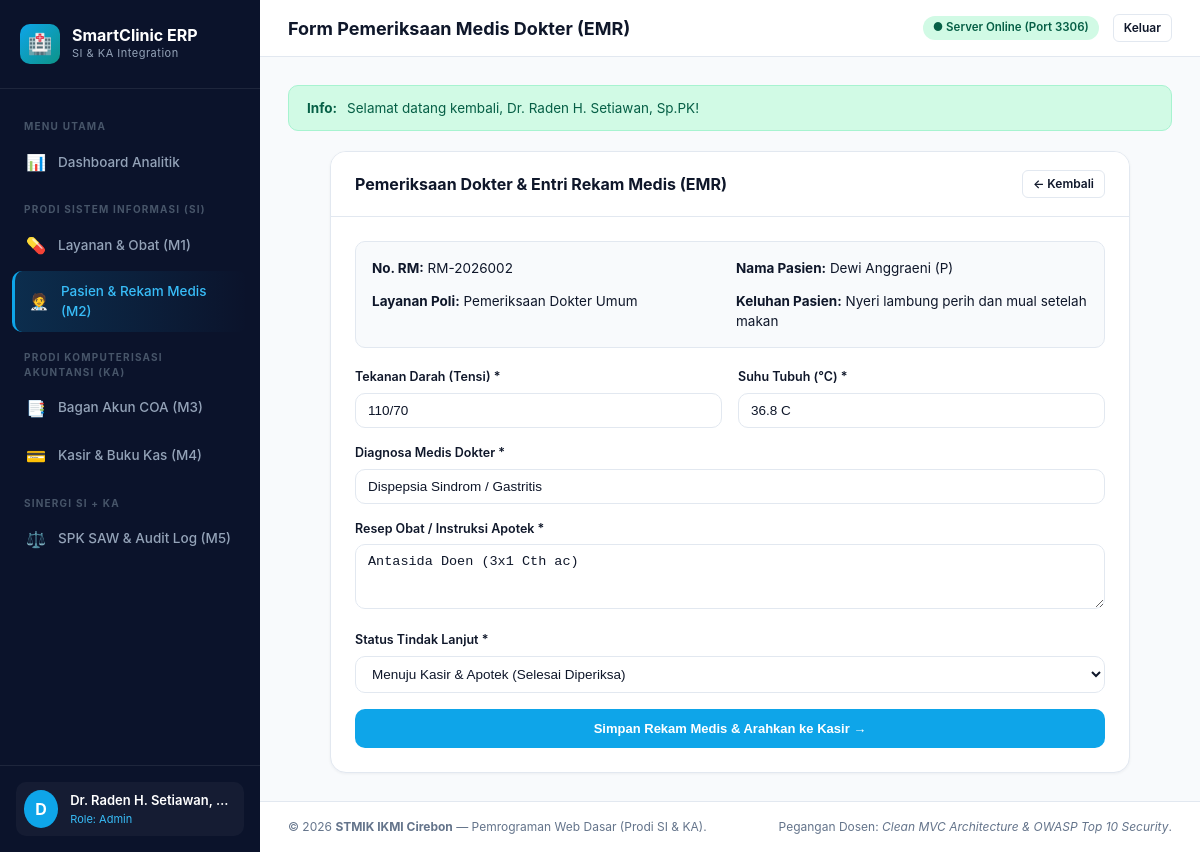
The page /index.php?c=pasien&m=periksa&id=2 (signed in) on the database its author committed.
### tables this page shows
CREATE TABLE `rekam_medis` (
  `id` INT AUTO_INCREMENT PRIMARY KEY,
  `no_kunjungan` VARCHAR(25) NOT NULL UNIQUE,
  `pasien_id` INT NOT NULL,
  `layanan_id` INT NOT NULL,
  `tgl_kunjungan` DATE NOT NULL,
  `keluhan` TEXT,
  `tensi` VARCHAR(20),
  `suhu` VARCHAR(10),
  `diagnosis` VARCHAR(150),
  `resep_obat` TEXT,
  `status_periksa` ENUM('Menunggu', 'Diperiksa', 'Menuju Kasir', 'Selesai') NOT NULL DEFAULT 'Menunggu',
  `created_at` TIMESTAMP DEFAULT CURRENT_TIMESTAMP,
  FOREIGN KEY (`pasien_id`) REFERENCES `pasien`(`id`) ON DELETE CASCADE,
  FOREIGN KEY (`layanan_id`) REFERENCES `layanan_medis`(`id`) ON DELETE CASCADE
);

CREATE TABLE `pasien` (
  `id` INT AUTO_INCREMENT PRIMARY KEY,
  `no_rm` VARCHAR(20) NOT NULL UNIQUE,
  `nik` VARCHAR(20) NOT NULL,
  `nama_pasien` VARCHAR(100) NOT NULL,
  `jenis_kelamin` ENUM('L', 'P') NOT NULL,
  `tgl_lahir` DATE NOT NULL,
  `telepon` VARCHAR(20) NOT NULL,
  `alamat` TEXT,
  `jenis_pasien` ENUM('Umum', 'BPJS') NOT NULL DEFAULT 'Umum',
  `created_at` TIMESTAMP DEFAULT CURRENT_TIMESTAMP
);

CREATE TABLE `layanan_medis` (
  `id` INT AUTO_INCREMENT PRIMARY KEY,
  `kode_layanan` VARCHAR(20) NOT NULL UNIQUE,
  `nama_layanan` VARCHAR(100) NOT NULL,
  `poli` VARCHAR(50) NOT NULL,
  `tarif` DECIMAL(12,2) NOT NULL DEFAULT 0.00,
  `status` ENUM('tersedia', 'tutup') NOT NULL DEFAULT 'tersedia',
  `created_at` TIMESTAMP DEFAULT CURRENT_TIMESTAMP
);

### app/Controllers/PasienController.php (called while the page is built, shortened)
<?php
class PasienController extends Controller {
    public function periksa(): void {
        $id = (int)($_GET['id'] ?? 0);
        $rmModel = new RekamMedis();
        $kunjungan = $rmModel->findByIdWithDetails($id);
        $this->render('pasien/periksa', [
            'title'     => 'Form Pemeriksaan Medis Dokter (EMR)',
            'kunjungan' => $kunjungan
        ]);
    }
}

### app/Core/App.php (called while the page is built, shortened)
<?php
class App {
    public static function run(): void {
        $methodName     = $_GET['m'] ?? 'index';
        $controller = new $controllerClass();
        $controller->$methodName();
    }
}

### index.php (called while the page is built, shortened)
<?php
spl_autoload_register(function ($class) {
    $prefix = 'App\\';
    $baseDir = __DIR__ . '/app/';
    $len = strlen($prefix);
    $relativeClass = substr($class, $len);
    $file = $baseDir . str_replace('\\', '/', $relativeClass) . '.php';
});
\App\Core\App::run();

### app/Core/Database.php (called while the page is built, shortened)
<?php
class Database {
    private static ?PDO $instance = null;
    public static function getConnection(): PDO {
        if (self::$instance === null) {
            $dsn = "mysql:host=" . DB_HOST . ";port=" . DB_PORT . ";dbname=" . DB_NAME . ";charset=utf8mb4";
            $options = [
                PDO::ATTR_ERRMODE            => PDO::ERRMODE_EXCEPTION,
                PDO::ATTR_DEFAULT_FETCH_MODE => PDO::FETCH_ASSOC,
                PDO::ATTR_EMULATE_PREPARES   => false,
            ];
            try {
                self::$instance = new PDO($dsn, DB_USER, DB_PASS, $options);
            } catch (PDOException $e) {
                die("<div style='font-family:sans-serif;padding:24px;background:#FEF2F2;border:1px solid #FCA5A5;color:#991B1B;border-radius:12px;max-width:700px;margin:40px auto;'>"
                    . "<h3 style='margin-top:0;'>⚠️ Gagal Terhubung ke Basis Data MySQL!</h3>"
                    . "<p>Pastikan MySQL server aktif di port " . DB_PORT . " dan database <strong>" . DB_NAME . "</strong> sudah diinisialisasi.</p>"
                    . "<p>Silakan buka file <a href='setup.php' style='color:#2563EB;font-weight:bold;'>setup.php</a> untuk migrasi otomatis basis data satu klik.</p>"
                    . "<small style='color:#6B7280;'>Pesan Teknis: " . htmlspecialchars($e->getMessage()) . "</small>"
                    . "</div>");
            }
        }
        return self::$instance;
    }
}

### app/Models/RekamMedis.php (called while the page is built, shortened)
<?php
class RekamMedis {
    protected PDO $db;
    public function __construct() {
        $this->db = Database::getConnection();
    }
    public function findByIdWithDetails(int $id): ?array {
        $sql = "SELECT rm.*, p.no_rm, p.nik, p.nama_pasien, p.jenis_kelamin, p.tgl_lahir, p.telepon, p.alamat, p.jenis_pasien,
                       lm.kode_layanan, lm.nama_layanan, lm.poli, lm.tarif
                FROM rekam_medis rm
                JOIN pasien p ON rm.pasien_id = p.id
                JOIN layanan_medis lm ON rm.layanan_id = lm.id
                WHERE rm.id = :id";
        $stmt = $this->db->prepare($sql);
        $stmt->execute([':id' => $id]);
        $row = $stmt->fetch();
        return $row ?: null;
    }
}

### app/Views/pasien/periksa.php (the view, shortened to what this page needs)
<?php require_once __DIR__ . '/../layouts/header.php'; ?>
<div class="card" style="max-width: 800px; margin: 0 auto;">
  <div class="card-header">
    <div class="card-title">Pemeriksaan Dokter & Entri Rekam Medis (EMR)</div>
    <a href="<?= BASE_URL ?>/index.php?c=pasien&m=index" class="btn btn-outline btn-sm">&larr; Kembali</a>
  </div>
  <div class="card-body">
    <div style="background: #F8FAFC; border: 1px solid var(--border); border-radius: var(--radius-md); padding: 16px; margin-bottom: 20px;">
      <div style="display: grid; grid-template-columns: 1fr 1fr; gap: 12px; font-size: 13.5px;">
        <div><strong>No. RM:</strong> <?= htmlspecialchars($kunjungan['no_rm']) ?></div>
        <div><strong>Nama Pasien:</strong> <?= htmlspecialchars($kunjungan['nama_pasien']) ?> (<?= $kunjungan['jenis_kelamin'] ?>)</div>
        <div><strong>Layanan Poli:</strong> <?= htmlspecialchars($kunjungan['nama_layanan']) ?></div>
        <div><strong>Keluhan Pasien:</strong> <?= htmlspecialchars($kunjungan['keluhan']) ?></div>
      </div>
    </div>
    <form action="<?= BASE_URL ?>/index.php?c=pasien&m=periksa&id=<?= $kunjungan['id'] ?>" method="POST" data-validate="true">
      <div class="grid-form">
        <div class="form-group">
          <label class="form-label">Tekanan Darah (Tensi) *</label>
          <input type="text" name="tensi" class="form-control" value="<?= htmlspecialchars($kunjungan['tensi'] ?? '120/80') ?>" placeholder="Contoh: 120/80 mmHg" required>
        </div>
        <div class="form-group">
          <label class="form-label">Suhu Tubuh (°C) *</label>
          <input type="text" name="suhu" class="form-control" value="<?= htmlspecialchars($kunjungan['suhu'] ?? '36.5 C') ?>" placeholder="Contoh: 36.8 C" required>
        </div>
      </div>
      <div class="form-group">
        <label class="form-label">Diagnosa Medis Dokter *</label>
        <input type="text" name="diagnosis" class="form-control" value="<?= htmlspecialchars($kunjungan['diagnosis'] ?? '') ?>" placeholder="Contoh: Faringitis Akut / ISPA" required>
      </div>
      <div class="form-group">
        <label class="form-label">Resep Obat / Instruksi Apotek *</label>
        <textarea name="resep_obat" class="form-control" rows="3" placeholder="Contoh: Amoxicillin 500mg 3x1, Paracetamol 500mg 3x1 prn" required><?= htmlspecialchars($kunjungan['resep_obat'] ?? '') ?></textarea>
      </div>
      <div class="form-group">
        <label class="form-label">Status Tindak Lanjut *</label>
        <select name="status_periksa" class="form-control" required>
          <option value="Menuju Kasir">Menuju Kasir & Apotek (Selesai Diperiksa)</option>
        </select>
      </div>
      <button type="submit" class="btn btn-primary" style="width: 100%; padding: 11px;">Simpan Rekam Medis & Arahkan ke Kasir &rarr;</button>
    </form>
  </div>
</div>
<?php require_once __DIR__ . '/../layouts/footer.php'; ?>

### assets/css/style.css (style rules this page uses)
:root { --bg-body: #F8FAFC; --bg-card: #FFFFFF; --sidebar-bg: #0B132B; --sidebar-hover: #1C2541; --sidebar-text: #94A3B8; --sidebar-text-active: #FFFFFF; --primary: #0EA5E9; --primary-hover: #0284C7; --secondary: #0D9488; --success: #10B981; --warning: #F59E0B; --danger: #EF4444; --text-main: #0F172A; --text-muted: #64748B; --border: #E2E8F0; --border-light: #F1F5F9; --radius-sm: 6px; --radius-md: 10px; --radius-lg: 16px; --shadow-sm: 0 1px 3px rgba(15, 23, 42, 0.05); --shadow-md: 0 4px 12px rgba(15, 23, 42, 0.06); --shadow-lg: 0 12px 28px rgba(15, 23, 42, 0.08); }
* { box-sizing: border-box; margin: 0; padding: 0; }
body { font-family: -apple-system, BlinkMacSystemFont, "Segoe UI", Roboto, "Helvetica Neue", Arial, sans-serif; background-color: var(--bg-body); color: var(--text-main); line-height: 1.5; display: flex; min-height: 100vh; }
.card { background-color: var(--bg-card); border: 1px solid var(--border); border-radius: var(--radius-lg); box-shadow: var(--shadow-sm); margin-bottom: 24px; overflow: hidden; }
.card-header { padding: 18px 24px; border-bottom: 1px solid var(--border); display: flex; align-items: center; justify-content: space-between; background-color: #fff; }
.card-title { font-size: 16px; font-weight: 700; color: var(--text-main); }
.card-body { padding: 24px; }
.btn { display: inline-flex; align-items: center; justify-content: center; gap: 6px; padding: 8px 14px; font-size: 13px; font-weight: 600; border-radius: var(--radius-md); border: 1px solid transparent; cursor: pointer; text-decoration: none; transition: all 0.2s; }
.btn-primary { background-color: var(--primary); color: #fff; }
.btn-outline { background-color: transparent; border-color: var(--border); color: var(--text-main); }
.btn-sm { padding: 4px 10px; font-size: 12px; border-radius: var(--radius-sm); }
.form-group { margin-bottom: 16px; }
.form-label { display: block; font-size: 12.5px; font-weight: 600; color: var(--text-main); margin-bottom: 6px; }
.form-control { width: 100%; padding: 9px 12px; font-size: 13.5px; border: 1px solid var(--border); border-radius: var(--radius-md); background-color: #fff; color: var(--text-main); transition: border-color 0.2s, box-shadow 0.2s; }
.grid-form { display: grid; grid-template-columns: repeat(auto-fit, minmax(280px, 1fr)); gap: 16px; }

### rows shown on the page
rekam_medis: pasien.no_rm "RM-2026002", pasien.nama_pasien "Dewi Anggraeni", pasien.jenis_kelamin "P", layanan.nama_layanan "Pemeriksaan Dokter Umum", keluhan "Nyeri lambung perih dan mual setelah makan", tensi "110/70", suhu "36.8 C", diagnosis "Dispepsia Sindrom / Gastritis", resep_obat "Antasida Doen (3x1 Cth ac)"

### other values the page prints
substr($nama, 0, 1) "D"
$nama "Dr. Raden H. Setiawan,…"
$role "Admin"
$title "Form Pemeriksaan Medis Dokter (EMR)"
$flash['message'] "Selamat datang kembali, Dr. Raden H. Setiawan, Sp.PK!"
